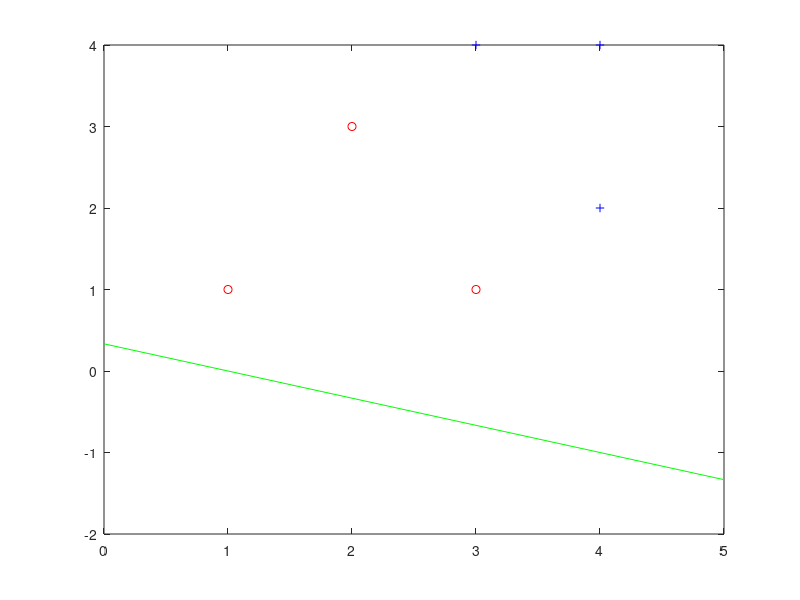

This chart was generated by the following MATLAB code: (Note: this script raises an error after producing the figure.)
function pn = test_basic_perceptron()  
  p=[1 3 -1]; %rucne inicializovany perceptron
  xpos=[1 2 3; 1 3 1]; %trenovacie vstupy, pozadujeme odpoved 1
  xneg=[3 4 4; 4 2 4]; %trenovacie vstupy, pozadujeme odpoved 0
  x=[xpos xneg];
  
  perm=[1 4 6 2 3 5];
  x=x(:,perm); %trenovacie vzory zamiesame
  c=[ones(1,3) zeros(1,3)];
  c=c(perm); %pozadovane vystupy tiez zamiesame
  
  xr=0:5; %vzory a perceptron zobrazime
  plot(xpos(1,:),xpos(2,:),'or',xneg(1,:),xneg(2,:),'+b',xr,-(p(1)*xr+p(3))/p(2),'g')
  
  pn=perc_learn(p,x,c,0.5,100); %perceptron naucime a vysedok zobrazime
  plot(xpos(1,:),xpos(2,:),'or',xneg(1,:),xneg(2,:),'+b',xr,-(pn(1)*xr+pn(3))/pn(2),'g')
end